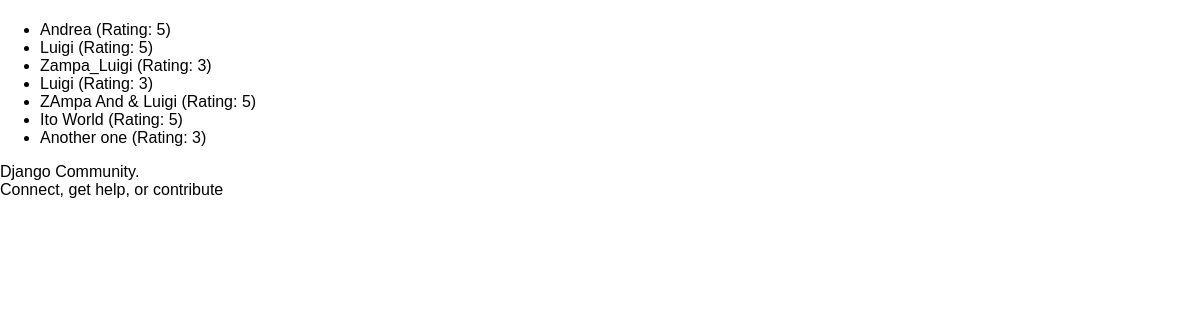
The app's page /reviews with its own data.
### reviews/models.py (models this page shows)
class Review(models.Model):
    user_name = models.CharField(max_length=100)
    review_text = models.TextField()
    rating = models.IntegerField()

### reviews/views.py (the view)
# urls.py: path("reviews", views.ReviewsListView.as_view()),
class ReviewsListView(ListView):
    template_name = "reviews/reviews_list.html"
    model = Review
    context_object_name = "reviews"
    def get_queryset(self):
        base_query = super().get_queryset()
        data = base_query.filter(rating__gt=2)
        return data

### reviews/templates/reviews/reviews_list.html (shortened to what this page needs)
{% extends "reviews/base.html" %}
{% block content %}
    <ul>
        {% for review in reviews %}
            <li>{{ review.user_name }} (Rating: {{ review.rating }})</li>
        {% endfor %}
    </ul>
    {% endblock %}

### reviews/static/reviews/styles.css (style rules this page uses)
body { font-family: sans-serif; margin: 0; }

### records on screen
Review: user_name "Andrea", rating "5"
Review: user_name "Luigi", rating "5"
Review: user_name "Zampa_Luigi", rating "3"
Review: user_name "Luigi", rating "3"
Review: user_name "ZAmpa And & Luigi", rating "5"
Review: user_name "Ito World", rating "5"
Review: user_name "Another one", rating "3"
